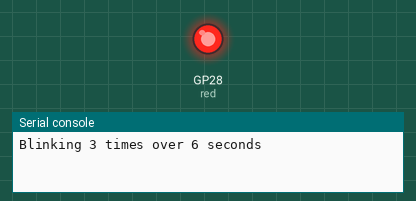
Recording of a program running on a simulated Raspberry Pi Pico running MicroPython. On the bench: output pins drawn as LEDs (lit = HIGH), the last lines printed to the serial console. At 10.5 s the program stops and its outputs stay as they are.

Above: at 0.1 s.
At 10.4 s:
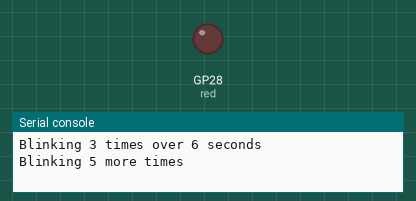
Timing chart, 0 to 11.9 s (numbered marks = the images above):
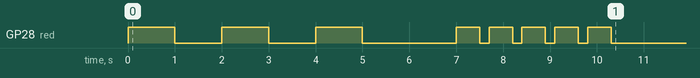

The program:

red_led_blink.py
```python
# https://cdn.mos.cms.futurecdn.net/BFxYH7LXL2ABjGsEp6DU7Z-970-80.png

from picozero import LED
from time import sleep

red = LED(28)

red.blink() # 1s interval, asynchronous
print("Blinking 3 times over 6 seconds")
sleep(6)
red.off()

sleep(1)

print("Blinking 5 more times")
red.blink(on_time=0.5, off_time=0.2, n=5, wait=True) # Synchronous

print("Finished blinking")
```

Measured:
- by itself, GP28 (red): LOW → HIGH at 0.00 s, → LOW 1.0 s later, → HIGH 1.0 s later, → LOW 1.0 s later, … (16 changes in this stretch)
